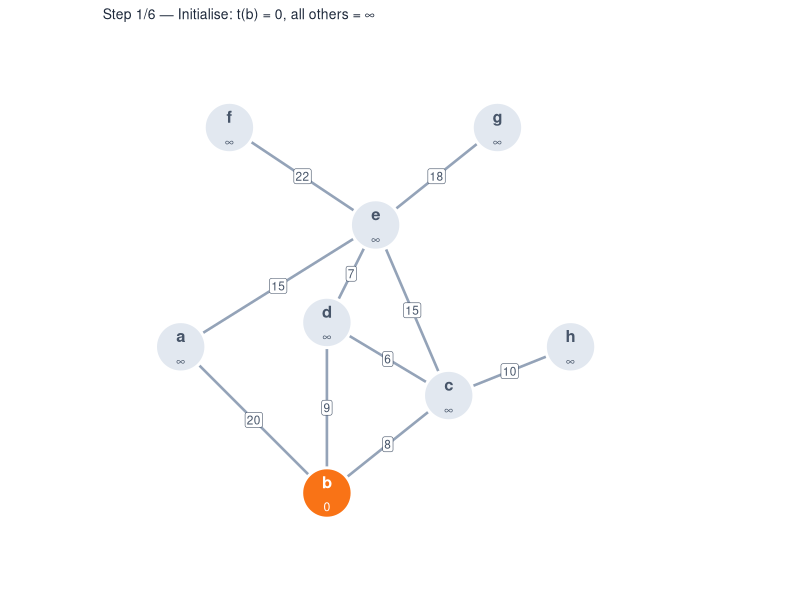
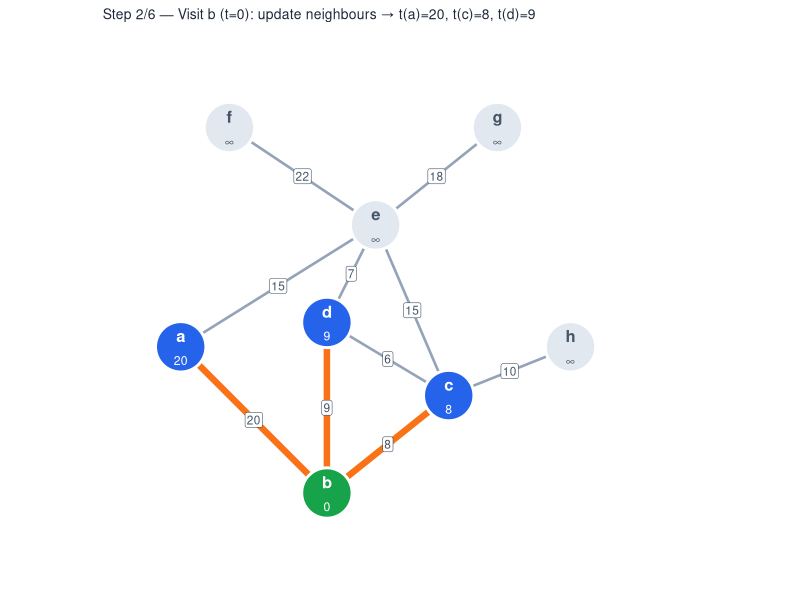
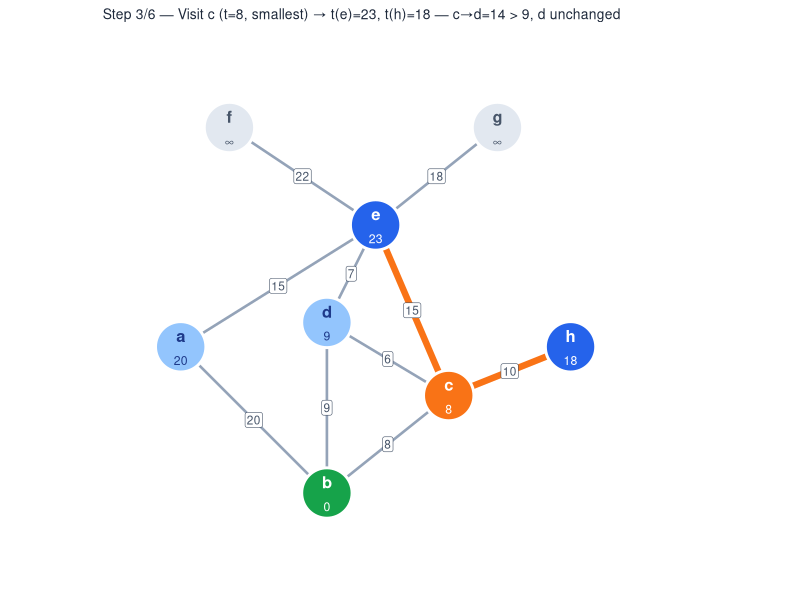
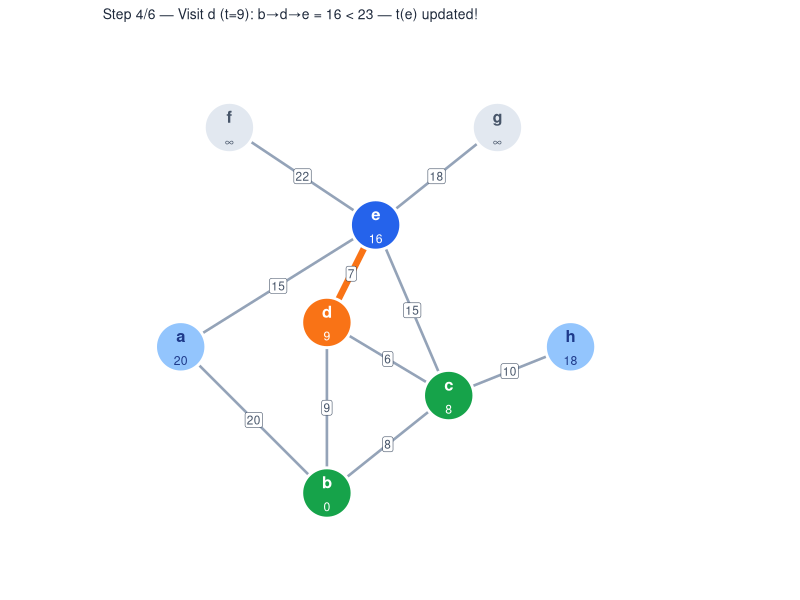
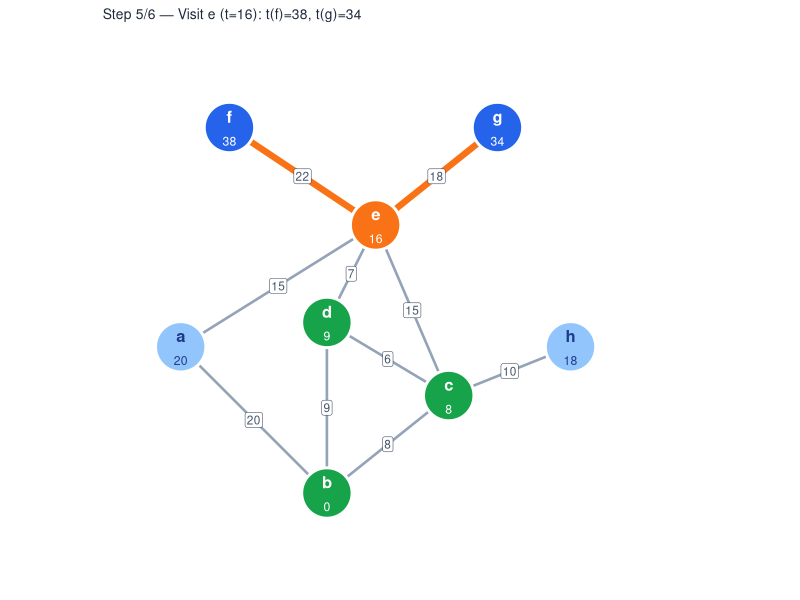
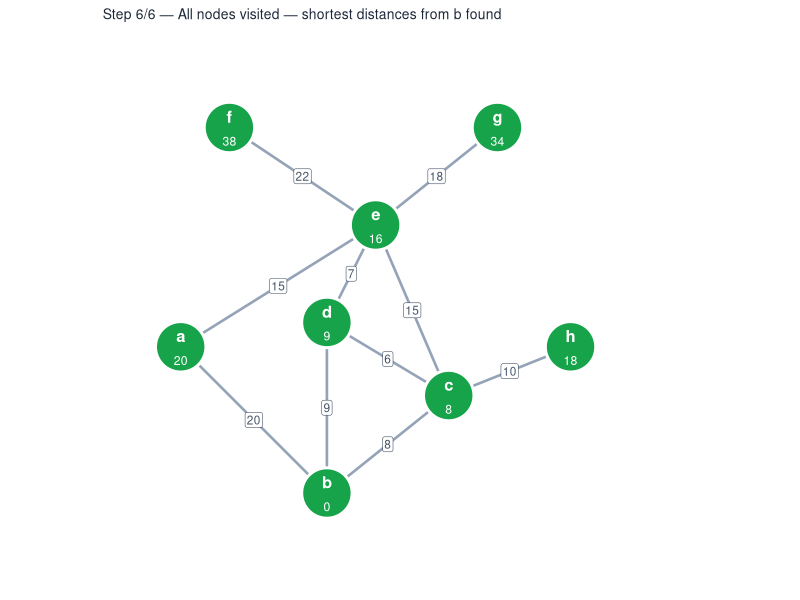

Here is the R script that generated these plots, in order:
# dijkstra.R
# Step-by-step visualisation of Dijkstra's shortest-path algorithm.
# Graph: 8 nodes (a–h), starting at b, from Worboys & Duckham (2004).
# Run from project root: Rscript dijkstra.R
# Output: public/dijkstra-{1..6}.png

library(ggplot2)

INF <- Inf

# ── Graph ──────────────────────────────────────────────────────────────────────

nodes <- data.frame(
  name = c("b",  "a",  "c",  "d",  "e",  "h",  "f",  "g"),
  x    = c(3.0,  0.0,  5.5,  3.0,  4.0,  8.0,  1.0,  6.5),
  y    = c(0.0,  3.0,  2.0,  3.5,  5.5,  3.0,  7.5,  7.5),
  stringsAsFactors = FALSE
)
rownames(nodes) <- nodes$name

edges <- data.frame(
  from   = c("b","b","b","a","d","d","c","c","e","e"),
  to     = c("a","c","d","e","c","e","e","h","f","g"),
  weight = c( 20,  8,  9, 15,  6,  7, 15, 10, 22, 18),
  stringsAsFactors = FALSE
)
edges$x    <- nodes[edges$from, "x"]
edges$y    <- nodes[edges$from, "y"]
edges$xend <- nodes[edges$to,   "x"]
edges$yend <- nodes[edges$to,   "y"]
edges$mx   <- (edges$x + edges$xend) / 2
edges$my   <- (edges$y + edges$yend) / 2
edges$key  <- paste(edges$from, edges$to, sep = "-")

# ── Colours ────────────────────────────────────────────────────────────────────

STATUS_FILL <- c(
  unvisited = "#e2e8f0",  # slate-200  — distance unknown
  frontier  = "#93c5fd",  # blue-300   — queued, not yet visited
  updated   = "#2563eb",  # blue-600   — just relaxed this step
  current   = "#f97316",  # orange-500 — being visited now
  visited   = "#16a34a"   # green-600  — distance finalised
)

STATUS_TEXT <- c(
  unvisited = "#475569",
  frontier  = "#1e3a8a",
  updated   = "white",
  current   = "white",
  visited   = "white"
)

# ── Algorithm steps ────────────────────────────────────────────────────────────
# Each step records the full distance vector, a status per node, and which
# edges are actively being relaxed (highlighted in orange).

steps <- list(
  list(
    title  = "Initialise: t(b) = 0, all others = \u221e",
    dist   = c(b=0, a=INF, c=INF, d=INF, e=INF, h=INF, f=INF, g=INF),
    status = c(b="current",  a="unvisited", c="unvisited", d="unvisited",
               e="unvisited", h="unvisited", f="unvisited", g="unvisited"),
    active = character(0)
  ),
  list(
    title  = "Visit b (t=0): update neighbours \u2192 t(a)=20, t(c)=8, t(d)=9",
    dist   = c(b=0, a=20, c=8, d=9, e=INF, h=INF, f=INF, g=INF),
    status = c(b="visited",  a="updated",   c="updated",   d="updated",
               e="unvisited", h="unvisited", f="unvisited", g="unvisited"),
    active = c("b-a", "b-c", "b-d")
  ),
  list(
    title  = "Visit c (t=8, smallest) \u2192 t(e)=23, t(h)=18 \u2014 c\u2192d=14 > 9, d unchanged",
    dist   = c(b=0, a=20, c=8, d=9, e=23, h=18, f=INF, g=INF),
    status = c(b="visited",  a="frontier",  c="current",   d="frontier",
               e="updated",  h="updated",   f="unvisited", g="unvisited"),
    active = c("c-e", "c-h")
  ),
  list(
    title  = "Visit d (t=9): b\u2192d\u2192e = 16 < 23 \u2014 t(e) updated!",
    dist   = c(b=0, a=20, c=8, d=9, e=16, h=18, f=INF, g=INF),
    status = c(b="visited",  a="frontier",  c="visited",   d="current",
               e="updated",  h="frontier",  f="unvisited", g="unvisited"),
    active = c("d-e")
  ),
  list(
    title  = "Visit e (t=16): t(f)=38, t(g)=34",
    dist   = c(b=0, a=20, c=8, d=9, e=16, h=18, f=38, g=34),
    status = c(b="visited",  a="frontier",  c="visited",   d="visited",
               e="current",  h="frontier",  f="updated",   g="updated"),
    active = c("e-f", "e-g")
  ),
  list(
    title  = "All nodes visited \u2014 shortest distances from b found",
    dist   = c(b=0, a=20, c=8, d=9, e=16, h=18, f=38, g=34),
    status = c(b="visited",  a="visited",   c="visited",   d="visited",
               e="visited",  h="visited",   f="visited",   g="visited"),
    active = character(0)
  )
)

# ── Draw function ──────────────────────────────────────────────────────────────

fmt_d <- function(d) ifelse(is.infinite(d), "\u221e", as.character(d))

draw_step <- function(step, i, n = length(steps)) {
  nd        <- nodes
  nd$status <- step$status[nd$name]
  nd$fill   <- STATUS_FILL[nd$status]
  nd$tcol   <- STATUS_TEXT[nd$status]
  nd$dlbl   <- fmt_d(step$dist[nd$name])

  ed      <- edges
  ed$act  <- ed$key %in% step$active

  ggplot() +
    # Inactive edges
    geom_segment(
      data = ed[!ed$act, ],
      aes(x = x, y = y, xend = xend, yend = yend),
      color = "#94a3b8", linewidth = 0.9
    ) +
    # Active (relaxed) edges — orange
    geom_segment(
      data = ed[ed$act, ],
      aes(x = x, y = y, xend = xend, yend = yend),
      color = "#f97316", linewidth = 2.2, lineend = "round"
    ) +
    # Edge weight labels
    geom_label(
      data = ed,
      aes(x = mx, y = my, label = weight),
      size = 3.0, label.padding = unit(0.12, "lines"), label.size = 0.2,
      fill = "white", color = "#475569"
    ) +
    # Node circles
    geom_point(
      data = nd,
      aes(x = x, y = y, fill = I(fill)),
      shape = 21, size = 16, stroke = 1.5, color = "white"
    ) +
    # Node letter (upper half of circle)
    geom_text(
      data = nd,
      aes(x = x, y = y + 0.22, label = name, color = I(tcol)),
      size = 4.2, fontface = "bold"
    ) +
    # Current distance (lower half of circle)
    geom_text(
      data = nd,
      aes(x = x, y = y - 0.28, label = dlbl, color = I(tcol)),
      size = 3.1
    ) +
    # Step counter + title
    labs(title = paste0("Step ", i, "/", n, " \u2014 ", step$title)) +
    coord_equal(xlim = c(-1.2, 10.2), ylim = c(-1.5, 9.0)) +
    theme_void(base_size = 12) +
    theme(
      plot.title      = element_text(
        size   = 10, color = "#1e293b", hjust = 0,
        margin = margin(b = 4, l = 6)
      ),
      plot.background = element_rect(fill = "transparent", color = NA),
      plot.margin     = margin(6, 8, 6, 8)
    )
}

# ── Save frames ────────────────────────────────────────────────────────────────

dir.create("public", showWarnings = FALSE)

for (i in seq_along(steps)) {
  p     <- draw_step(steps[[i]], i)
  fname <- sprintf("public/dijkstra-%d.png", i)
  ggsave(fname, p, width = 6, height = 5.2, dpi = 300, bg = "transparent")
  message("Written: ", fname)
}

message("Done — ", length(steps), " frames saved to public/.")
